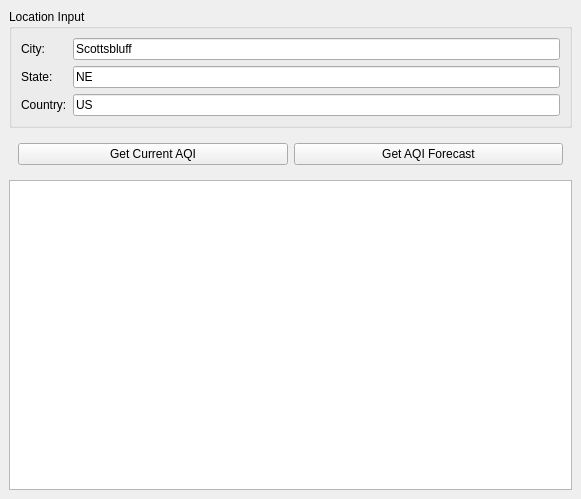
<?xml version="1.0" encoding="UTF-8"?>
<ui version="4.0">
 <class>MainWindow</class>
 <widget class="QMainWindow" name="MainWindow">
  <property name="geometry">
   <rect>
    <x>0</x>
    <y>0</y>
    <width>581</width>
    <height>499</height>
   </rect>
  </property>
  <property name="windowTitle">
   <string>World Air Quality Index</string>
  </property>
  <widget class="QWidget" name="centralwidget">
   <layout class="QVBoxLayout" name="verticalLayout">
    <item>
     <widget class="QGroupBox" name="locationGroupBox">
      <property name="title">
       <string>Location Input</string>
      </property>
      <layout class="QFormLayout" name="formLayout">
       <item row="0" column="0">
        <widget class="QLabel" name="cityLabel">
         <property name="text">
          <string>City:</string>
         </property>
        </widget>
       </item>
       <item row="0" column="1">
        <widget class="QLineEdit" name="cityLineEdit">
         <property name="text">
          <string>Scottsbluff</string>
         </property>
        </widget>
       </item>
       <item row="1" column="0">
        <widget class="QLabel" name="stateLabel">
         <property name="text">
          <string>State:</string>
         </property>
        </widget>
       </item>
       <item row="1" column="1">
        <widget class="QLineEdit" name="stateLineEdit">
         <property name="text">
          <string>NE</string>
         </property>
        </widget>
       </item>
       <item row="2" column="0">
        <widget class="QLabel" name="countryLabel">
         <property name="text">
          <string>Country:</string>
         </property>
        </widget>
       </item>
       <item row="2" column="1">
        <widget class="QLineEdit" name="countryLineEdit">
         <property name="text">
          <string>US</string>
         </property>
        </widget>
       </item>
      </layout>
     </widget>
    </item>
    <item>
     <widget class="QWidget" name="buttonWidget" native="true">
      <layout class="QHBoxLayout" name="horizontalLayout">
       <item>
        <widget class="QPushButton" name="currentAQIButton">
         <property name="text">
          <string>Get Current AQI</string>
         </property>
        </widget>
       </item>
       <item>
        <widget class="QPushButton" name="aqiForecastButton">
         <property name="text">
          <string>Get AQI Forecast</string>
         </property>
        </widget>
       </item>
      </layout>
     </widget>
    </item>
    <item>
     <widget class="QTextEdit" name="resultsTextEdit">
      <property name="font">
       <font>
        <family>Consolas</family>
        <pointsize>10</pointsize>
       </font>
      </property>
     </widget>
    </item>
   </layout>
  </widget>
 </widget>
 <resources/>
 <connections/>
</ui>
